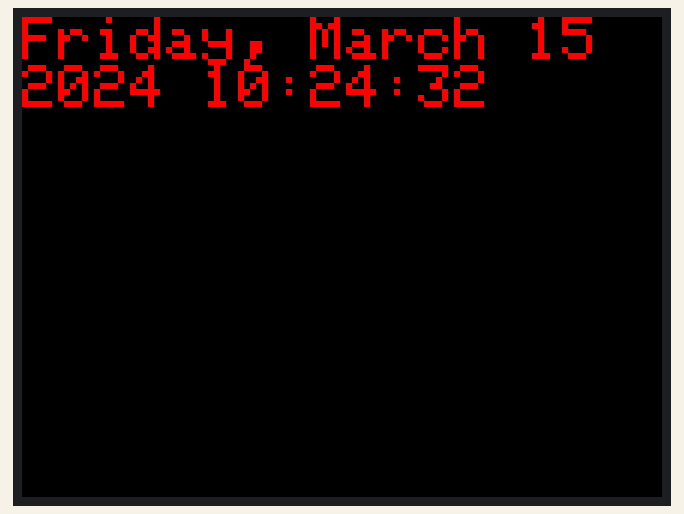
This sketch was run on a simulated ESP32. Parts: 320×240 colour display. WiFi joins after 1.5 s; servers stay silent unless stated; the local clock reads 2024-03-15 10:24:30 at power-on unless the sketch sets it; what the sketch prints to the serial monitor is not drawn.

Above: at 2.33 s.

The sketch:

Display2.ino
```cpp
#include "SPI.h"
#include "Adafruit_GFX.h"
#include "Adafruit_ILI9341.h"
#include <WiFi.h>
#include <WiFiAP.h>
#include <HTTPClient.h>
//#include <WiFiClient.h>
#include "ArduinoJson.h"


// For the Adafruit shield, these are the default.
#define TFT_DC 2
#define TFT_CS 5
#define TFT_RST 4

// Use hardware SPI (on Uno, #13, #12, #11) and the above for CS/DC
Adafruit_ILI9341 tft = Adafruit_ILI9341(TFT_CS, TFT_DC, TFT_RST);

const char *wifiSsid = "AndroidAP"; // change this to the ssid of the network you want to connect to
const char *wifiPassword =  "1234567890"; // change this to the password of the network you want to connect to

const char* ntpServer = "pool.ntp.org";
const long  gmtOffset_sec = 3600;
const int   daylightOffset_sec = 3600;
struct tm timeinfo;
float temper;
int tempVal;    // temperature sensor raw readings
float volts;    // variable for storing voltage
const int tempPin = 25;     //analog input pin constant
void printLocalTime()
{

  if(!getLocalTime(&timeinfo)){
    Serial.println("Failed to obtain time");
    return;
  }
  Serial.println(&timeinfo, "%A, %B %d %Y %H:%M:%S");
}

String returnFilteredResponse(String url) {
  HTTPClient http;

  http.begin(url);
  int httpCode = http.GET();

  Serial.println("httpcode");
  Serial.println(httpCode);

  if (httpCode > 0) { //Check for the returning code

      String payload = http.getString();
      http.end();
      Serial.println(payload);
      return payload;
  }
  http.end();
}

void parseData()
{
    tft.setRotation(1);
    tft.fillScreen(ILI9341_BLACK);
    unsigned long start = micros();
    tft.setCursor(0, 0);
    tft.setTextSize(3);
    tft.setTextColor(ILI9341_RED);
    //Display Time
    tft.println(&timeinfo, "%A, %B %d %Y %H:%M:%S");

    // Display Current Weather

   String response = returnFilteredResponse("http://julianlin.net/current_weather");
    StaticJsonBuffer<1000> jsonBuffer;
    JsonObject& weatherJson = jsonBuffer.parseObject(response);
    Serial.println("Inside Parse Data");
    tft.setTextSize(3);
    tft.setTextColor(ILI9341_WHITE);


    const char* temp = weatherJson["temp"];
    char* reminder2 = (char*) temp;
    tft.println("Current Temperature:");
    tft.println(reminder2);

// Display Room Temperature

    tempVal = analogRead(tempPin);
    volts = tempVal/1023.0;             // normalize by the maximum temperature raw reading range
    temper = (volts - 0.5) * 100 ;         //calculate temperature celsius from voltage as per the equation found on the sensor spec sheet.

    tft.println("Room Temperature:");
    tft.println(temper);

//    Weather Forecast

    String response1 = returnFilteredResponse("http://julianlin.net/weather_forecast");

    JsonObject& forecastJson = jsonBuffer.parseObject(response1);
    Serial.println("Inside Parse Data");

    const char* description = forecastJson["description"];
    char* remind2 = (char*) description;
    tft.println("Weather Forecast:");
    tft.println(remind2);
    Serial.println(remind2);

    //Maps showing ETA

    String response3 = returnFilteredResponse("http://julianlin.net/maps");
    JsonObject& mapsJson = jsonBuffer.parseObject(response3);
    Serial.println("Inside Parse Data");

    const char* r = mapsJson["rows"][0]["elements"][0]["duration"]["text"];
    char* reminder = (char*) r;
    tft.println("Estimated time for arrival:");
    tft.println("");
    Serial.println(reminder);
}

WiFiServer server(80);

void setup() {
  Serial.begin(115200);
  Serial.println("Seting up everything, Hang on!");

  tft.begin();
  WiFi.begin(wifiSsid, wifiPassword);

  while (WiFi.status() != WL_CONNECTED) {
    delay(1000);
    Serial.println("Connecting to WiFi..");
  }
  Serial.println("Connected to the WiFi network");
  configTime(gmtOffset_sec, daylightOffset_sec, ntpServer);
  printLocalTime();

}

void loop() {
  parseData();
  delay(30000);
}
```
